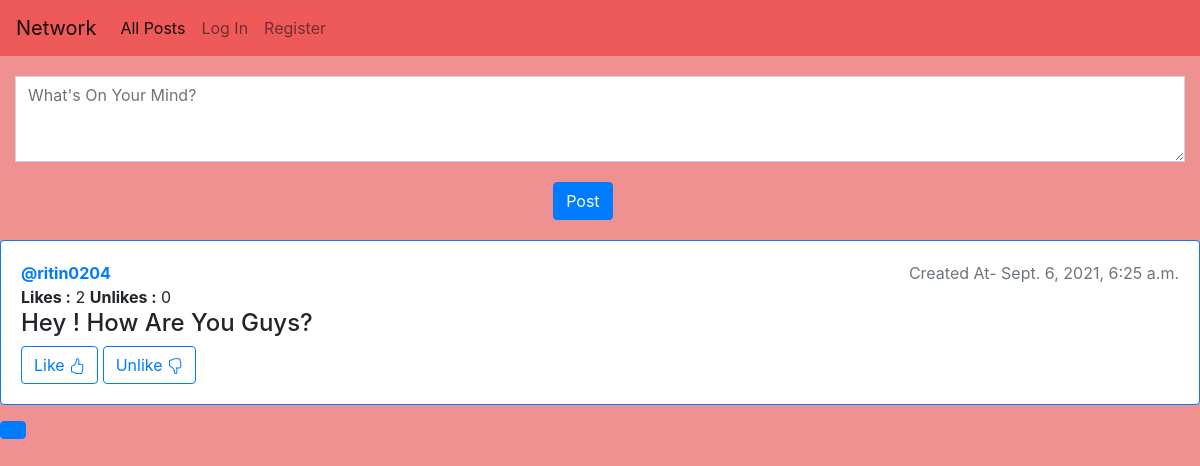
The page / on the database its author committed.
### network/models.py (models this page shows, shortened)
class Post(models.Model):
    text = models.CharField(max_length=400)
    created_at = models.DateTimeField(auto_now_add=True)
    user_id = models.ForeignKey(User, on_delete = models.CASCADE)
    likes = models.IntegerField(default=0)
    unlikes = models.IntegerField(default=0)

class User(AbstractUser):
    pass

### network/views.py (the view)
# urls.py: path("", views.index, name="index"),
def index(request):
    allposts = Post.objects.all()
    allposts = allposts.order_by("-created_at").all()
    paginator = Paginator(allposts, 10)
    page_number = request.GET.get('page')
    page_obj = paginator.get_page(page_number)
    return render(request, "network/index.html", {
        "allpost": allposts
     })

### network/templates/network/index.html (shortened to what this page needs)
{% extends "network/layout.html" %}
{% load static %}
{% block body %}
<div class="container-fluid" style="padding-top:20px;">
  <form id="newpost">
    <div id="newpost">
        <textarea class="md-textarea form-control rounded-0" id="newpost-text" placeholder="What's On Your Mind?" rows="3" ></textarea>
        <input type="submit" class="btn btn-primary" value="Post" style="margin-left:46%; margin-top:20px; margin-bottom:20px;"/>
    </div>
   </form>
</div>
<div id="allpost">
    {% if allpost %}
    {% for element in allpost %}
    <div class="card bg-white border-primary mb-3">
    <div class="card-body">
        <p class="float-right text-muted ">Created At- {{element.created_at}}</p>
        <a href="{% url 'profile' element.user_id %}"><strong>@{{element.user_id}}</strong></a>
        <div id={{element.id}}>
            <strong>Likes :</strong> <span>{{element.likes}}</span>
            <strong>Unlikes :</strong> <span>{{element.unlikes}}</span>
        </div><div id="first{{element.id}}"><h4> {{element.text}}</h4></div>
         <button type="button" class="btn btn-outline-primary" value={{element.id}} id="like" onclick="like({{ element.id }})">Like
         </button>
         <button type="button" class="btn btn-outline-primary" value={{element.id}} id="unlike" onclick="unlike({{element.id}})">Unlike
         </button>
    </div>
    </div>
    {% endfor %}
    {% else %}
    <p>You need to sign in to see post</p>
    {% endif %}
</div>
  <nav aria-label="...">
    <ul class="pagination">
      <li class="page-item active" aria-current="page">
        <a class="page-link">{{ allpost.number }} <span class="sr-only">(current)</span></a>
      </li>
    </ul>
  </nav>
{% endblock %}

### rows shown on the page
Post: created_at "Sept. 6, 2021, 6:25 a.m.", user_id "ritin0204", likes "2", unlikes "0", text "Hey ! How Are You Guys?", {{ element.id }} 1 (drawn)
